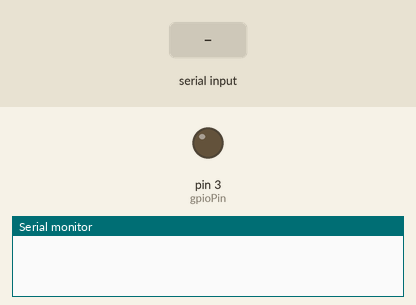
Recording of a sketch running on a simulated Arduino Uno, built with avr-gcc and run on an emulated ATmega328P. On the bench: output pins drawn as LEDs (lit = HIGH), the last lines printed to the serial monitor. Inputs (shaded band) come from the test bench.

Above: at 1.2 s.
1.3 s: "1\n" received over Serial
At 1.9 s:
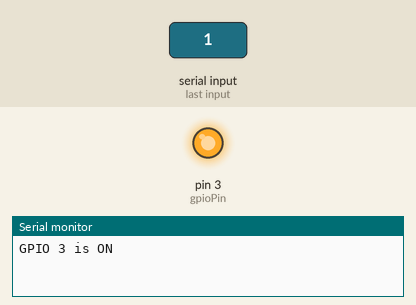
3.8 s: "90,45\n" received over Serial
Timing chart, 0 to 6.8 s (numbered marks = the images above; inputs shaded):
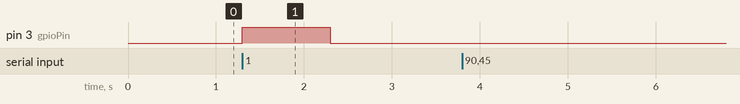

Measured:
- after the input at 1.3 s, pin 3 (gpioPin): LOW → HIGH at once, → LOW 1.0 s later

The sketch:

gsmReset.ino
```cpp
#include <Arduino.h>

const int gpioPin = 3;

void setup() {
    Serial.begin(115200); // Start serial communication at 115200 baud rate
    pinMode(gpioPin, OUTPUT); // Set GPIO 3 as an output
    digitalWrite(gpioPin, LOW); // Ensure the pin is initially off
}

void loop() {
    // Check if data is available to read
    if (Serial.available() > 0) {
        // Read the input
        int state = Serial.parseInt();

        // Turn the GPIO pin on or off based on the input
        if (state == 1) {
            digitalWrite(gpioPin, HIGH); // Turn GPIO 3 on
            Serial.println("GPIO 3 is ON");
        } else if (state == 0) {
            digitalWrite(gpioPin, LOW); // Turn GPIO 3 off
            Serial.println("GPIO 3 is OFF");
        } else {
            Serial.println("Invalid input. Enter 1 to turn on and 0 to turn off.");
        }
    }
}
```
